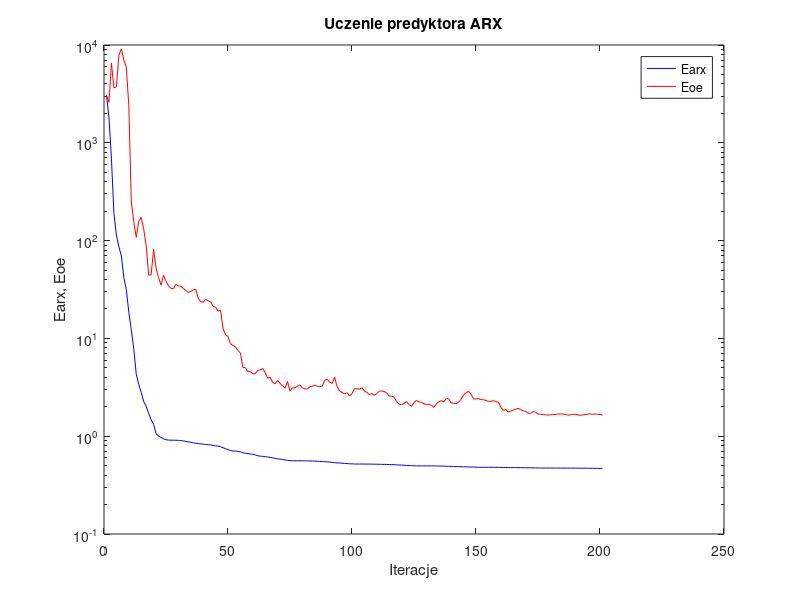
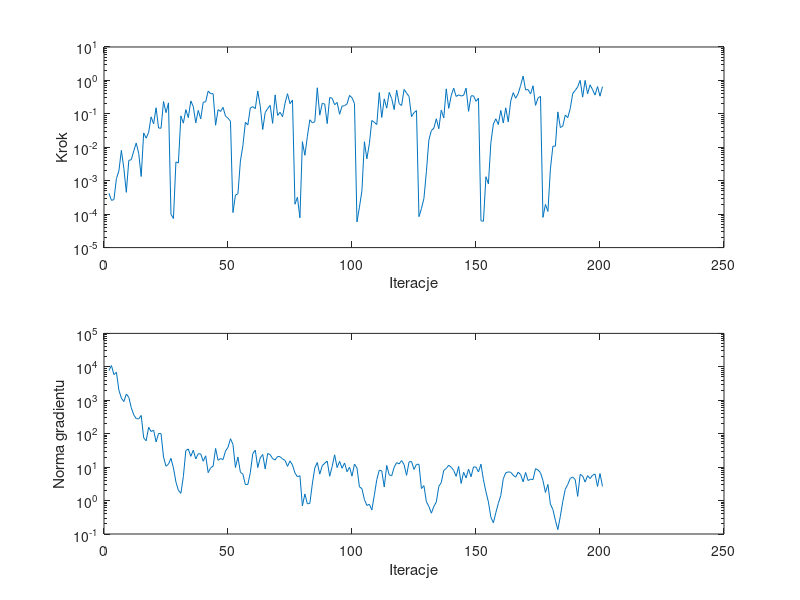

MATLAB code for these plots, in order:
%uczenie predyktora arx
clear all;
n=0; farx(n+1)=3.096239e+003; foe(n+1)=3.054574e+003; wspucz(n+1)=0.000000e+000; ng(n+1)=0.000000e+000;
%odnowa zmiennej metryki
n=1; farx(n+1)=1.806867e+003; foe(n+1)=2.594953e+003; krok(n+1)=4.209206e-004; ng(n+1)=7.786221e+003;
n=2; farx(n+1)=6.864974e+002; foe(n+1)=6.527217e+003; krok(n+1)=2.594055e-004; ng(n+1)=1.092383e+004;
n=3; farx(n+1)=1.902902e+002; foe(n+1)=3.651142e+003; krok(n+1)=2.720095e-004; ng(n+1)=5.850740e+003;
n=4; farx(n+1)=1.139110e+002; foe(n+1)=3.739480e+003; krok(n+1)=1.151653e-003; ng(n+1)=6.899948e+003;
n=5; farx(n+1)=8.652254e+001; foe(n+1)=7.856715e+003; krok(n+1)=1.964993e-003; ng(n+1)=2.004647e+003;
n=6; farx(n+1)=6.981752e+001; foe(n+1)=9.116834e+003; krok(n+1)=8.085176e-003; ng(n+1)=1.164038e+003;
n=7; farx(n+1)=4.185871e+001; foe(n+1)=7.031805e+003; krok(n+1)=2.363686e-003; ng(n+1)=9.118652e+002;
n=8; farx(n+1)=3.159882e+001; foe(n+1)=5.927846e+003; krok(n+1)=4.494798e-004; ng(n+1)=1.528170e+003;
n=9; farx(n+1)=1.852615e+001; foe(n+1)=2.401249e+003; krok(n+1)=4.055547e-003; ng(n+1)=1.231165e+003;
n=10; farx(n+1)=1.227124e+001; foe(n+1)=2.540394e+002; krok(n+1)=4.258262e-003; ng(n+1)=5.967962e+002;
n=11; farx(n+1)=7.843365e+000; foe(n+1)=1.557931e+002; krok(n+1)=7.815763e-003; ng(n+1)=3.644337e+002;
n=12; farx(n+1)=4.306437e+000; foe(n+1)=1.079277e+002; krok(n+1)=1.346946e-002; ng(n+1)=2.833191e+002;
n=13; farx(n+1)=3.395364e+000; foe(n+1)=1.581037e+002; krok(n+1)=6.525058e-003; ng(n+1)=2.771199e+002;
n=14; farx(n+1)=2.809505e+000; foe(n+1)=1.720416e+002; krok(n+1)=1.338974e-003; ng(n+1)=3.512966e+002;
n=15; farx(n+1)=2.256094e+000; foe(n+1)=1.316686e+002; krok(n+1)=2.691279e-002; ng(n+1)=7.537429e+001;
n=16; farx(n+1)=2.017917e+000; foe(n+1)=8.984696e+001; krok(n+1)=1.865725e-002; ng(n+1)=6.126003e+001;
n=17; farx(n+1)=1.713111e+000; foe(n+1)=4.429505e+001; krok(n+1)=2.811708e-002; ng(n+1)=1.559200e+002;
n=18; farx(n+1)=1.473954e+000; foe(n+1)=4.476672e+001; krok(n+1)=8.139610e-002; ng(n+1)=1.158782e+002;
n=19; farx(n+1)=1.323532e+000; foe(n+1)=8.102687e+001; krok(n+1)=5.026897e-002; ng(n+1)=1.275684e+002;
n=20; farx(n+1)=1.061878e+000; foe(n+1)=5.214059e+001; krok(n+1)=1.522124e-001; ng(n+1)=5.684193e+001;
n=21; farx(n+1)=1.004113e+000; foe(n+1)=4.172400e+001; krok(n+1)=3.771383e-002; ng(n+1)=1.013620e+002;
n=22; farx(n+1)=9.713927e-001; foe(n+1)=3.514258e+001; krok(n+1)=3.722882e-002; ng(n+1)=1.006842e+002;
n=23; farx(n+1)=9.389592e-001; foe(n+1)=4.402124e+001; krok(n+1)=2.343012e-001; ng(n+1)=2.006216e+001;
n=24; farx(n+1)=9.208012e-001; foe(n+1)=3.855731e+001; krok(n+1)=1.088038e-001; ng(n+1)=1.064884e+001;
n=25; farx(n+1)=9.119887e-001; foe(n+1)=3.454937e+001; krok(n+1)=2.134155e-001; ng(n+1)=1.226279e+001;
%odnowa zmiennej metryki
n=26; farx(n+1)=9.106378e-001; foe(n+1)=3.247257e+001; krok(n+1)=9.921626e-005; ng(n+1)=1.834852e+001;
n=27; farx(n+1)=9.104258e-001; foe(n+1)=3.236977e+001; krok(n+1)=7.418244e-005; ng(n+1)=9.453448e+000;
n=28; farx(n+1)=9.087720e-001; foe(n+1)=3.572473e+001; krok(n+1)=3.657312e-003; ng(n+1)=3.608908e+000;
n=29; farx(n+1)=9.082305e-001; foe(n+1)=3.444386e+001; krok(n+1)=3.388445e-003; ng(n+1)=2.024820e+000;
n=30; farx(n+1)=9.015509e-001; foe(n+1)=3.413981e+001; krok(n+1)=8.693674e-002; ng(n+1)=1.650041e+000;
n=31; farx(n+1)=8.952788e-001; foe(n+1)=3.227044e+001; krok(n+1)=5.266571e-002; ng(n+1)=5.258699e+000;
n=32; farx(n+1)=8.839436e-001; foe(n+1)=3.092152e+001; krok(n+1)=1.336126e-001; ng(n+1)=3.142846e+001;
n=33; farx(n+1)=8.763121e-001; foe(n+1)=2.949226e+001; krok(n+1)=7.700420e-002; ng(n+1)=3.483960e+001;
n=34; farx(n+1)=8.655717e-001; foe(n+1)=3.024968e+001; krok(n+1)=2.440422e-001; ng(n+1)=2.099898e+001;
n=35; farx(n+1)=8.546514e-001; foe(n+1)=3.134532e+001; krok(n+1)=1.653712e-001; ng(n+1)=3.207596e+001;
n=36; farx(n+1)=8.485863e-001; foe(n+1)=3.183991e+001; krok(n+1)=5.387784e-002; ng(n+1)=1.759487e+001;
n=37; farx(n+1)=8.407987e-001; foe(n+1)=2.573941e+001; krok(n+1)=1.269153e-001; ng(n+1)=2.510696e+001;
n=38; farx(n+1)=8.356564e-001; foe(n+1)=2.372022e+001; krok(n+1)=7.104066e-002; ng(n+1)=2.488577e+001;
n=39; farx(n+1)=8.293954e-001; foe(n+1)=2.345573e+001; krok(n+1)=2.226006e-001; ng(n+1)=1.500770e+001;
n=40; farx(n+1)=8.235414e-001; foe(n+1)=2.513959e+001; krok(n+1)=2.286351e-001; ng(n+1)=2.186162e+001;
n=41; farx(n+1)=8.192600e-001; foe(n+1)=2.427116e+001; krok(n+1)=4.803814e-001; ng(n+1)=6.834734e+000;
n=42; farx(n+1)=8.159661e-001; foe(n+1)=2.353838e+001; krok(n+1)=4.021517e-001; ng(n+1)=9.570222e+000;
n=43; farx(n+1)=8.051470e-001; foe(n+1)=2.130537e+001; krok(n+1)=4.004429e-001; ng(n+1)=1.067989e+001;
n=44; farx(n+1)=7.975959e-001; foe(n+1)=2.083960e+001; krok(n+1)=4.568872e-002; ng(n+1)=3.626967e+001;
n=45; farx(n+1)=7.914523e-001; foe(n+1)=1.897537e+001; krok(n+1)=1.338969e-001; ng(n+1)=1.596790e+001;
n=46; farx(n+1)=7.814050e-001; foe(n+1)=1.948496e+001; krok(n+1)=1.181740e-001; ng(n+1)=1.804370e+001;
n=47; farx(n+1)=7.623655e-001; foe(n+1)=1.262183e+001; krok(n+1)=1.564519e-001; ng(n+1)=1.684151e+001;
n=48; farx(n+1)=7.425728e-001; foe(n+1)=1.085643e+001; krok(n+1)=8.512166e-002; ng(n+1)=3.030334e+001;
n=49; farx(n+1)=7.322135e-001; foe(n+1)=1.047680e+001; krok(n+1)=7.414397e-002; ng(n+1)=3.926659e+001;
n=50; farx(n+1)=7.136706e-001; foe(n+1)=8.789487e+000; krok(n+1)=6.004768e-002; ng(n+1)=7.094001e+001;
%odnowa zmiennej metryki
n=51; farx(n+1)=7.059627e-001; foe(n+1)=8.483086e+000; krok(n+1)=1.116382e-004; ng(n+1)=4.778494e+001;
n=52; farx(n+1)=7.046551e-001; foe(n+1)=8.144554e+000; krok(n+1)=3.716215e-004; ng(n+1)=9.726254e+000;
n=53; farx(n+1)=6.982133e-001; foe(n+1)=7.531737e+000; krok(n+1)=4.072737e-004; ng(n+1)=2.003844e+001;
n=54; farx(n+1)=6.920988e-001; foe(n+1)=7.082843e+000; krok(n+1)=3.878835e-003; ng(n+1)=6.999658e+000;
n=55; farx(n+1)=6.770818e-001; foe(n+1)=5.058744e+000; krok(n+1)=1.109636e-002; ng(n+1)=6.191845e+000;
n=56; farx(n+1)=6.687420e-001; foe(n+1)=5.023317e+000; krok(n+1)=5.576355e-002; ng(n+1)=3.010737e+000;
n=57; farx(n+1)=6.651388e-001; foe(n+1)=4.563304e+000; krok(n+1)=4.663645e-002; ng(n+1)=3.021771e+000;
n=58; farx(n+1)=6.578627e-001; foe(n+1)=4.582606e+000; krok(n+1)=1.506669e-001; ng(n+1)=6.862516e+000;
n=59; farx(n+1)=6.526360e-001; foe(n+1)=4.340179e+000; krok(n+1)=1.644497e-001; ng(n+1)=2.550680e+001;
n=60; farx(n+1)=6.445095e-001; foe(n+1)=4.346985e+000; krok(n+1)=1.423907e-001; ng(n+1)=3.206411e+001;
n=61; farx(n+1)=6.319639e-001; foe(n+1)=4.714054e+000; krok(n+1)=4.842714e-001; ng(n+1)=9.729748e+000;
n=62; farx(n+1)=6.248307e-001; foe(n+1)=4.752224e+000; krok(n+1)=1.690558e-001; ng(n+1)=1.890809e+001;
n=63; farx(n+1)=6.220016e-001; foe(n+1)=4.926586e+000; krok(n+1)=3.394649e-002; ng(n+1)=2.399547e+001;
n=64; farx(n+1)=6.178786e-001; foe(n+1)=4.462120e+000; krok(n+1)=1.091056e-001; ng(n+1)=8.813256e+000;
n=65; farx(n+1)=6.132210e-001; foe(n+1)=3.908442e+000; krok(n+1)=1.446686e-001; ng(n+1)=2.562020e+001;
n=66; farx(n+1)=6.062586e-001; foe(n+1)=4.018930e+000; krok(n+1)=1.794664e-001; ng(n+1)=2.360956e+001;
n=67; farx(n+1)=6.022834e-001; foe(n+1)=3.540096e+000; krok(n+1)=5.188122e-002; ng(n+1)=1.792883e+001;
n=68; farx(n+1)=5.936525e-001; foe(n+1)=3.433035e+000; krok(n+1)=3.691454e-001; ng(n+1)=1.644680e+001;
n=69; farx(n+1)=5.860633e-001; foe(n+1)=3.717361e+000; krok(n+1)=8.973318e-002; ng(n+1)=2.082557e+001;
n=70; farx(n+1)=5.820080e-001; foe(n+1)=3.467905e+000; krok(n+1)=1.111619e-001; ng(n+1)=2.047684e+001;
n=71; farx(n+1)=5.790315e-001; foe(n+1)=3.290335e+000; krok(n+1)=8.191626e-002; ng(n+1)=1.757204e+001;
n=72; farx(n+1)=5.711276e-001; foe(n+1)=3.097136e+000; krok(n+1)=2.082003e-001; ng(n+1)=1.593968e+001;
n=73; farx(n+1)=5.671576e-001; foe(n+1)=3.622281e+000; krok(n+1)=4.004429e-001; ng(n+1)=1.054192e+001;
n=74; farx(n+1)=5.636691e-001; foe(n+1)=2.889403e+000; krok(n+1)=2.022243e-001; ng(n+1)=1.534516e+001;
n=75; farx(n+1)=5.610787e-001; foe(n+1)=3.131755e+000; krok(n+1)=2.584327e-001; ng(n+1)=1.160035e+001;
%odnowa zmiennej metryki
n=76; farx(n+1)=5.608578e-001; foe(n+1)=3.106258e+000; krok(n+1)=1.984325e-004; ng(n+1)=6.718421e+000;
n=77; farx(n+1)=5.605502e-001; foe(n+1)=3.259853e+000; krok(n+1)=3.205178e-004; ng(n+1)=5.127037e+000;
n=78; farx(n+1)=5.604621e-001; foe(n+1)=3.333470e+000; krok(n+1)=7.773395e-005; ng(n+1)=5.531098e+000;
n=79; farx(n+1)=5.602199e-001; foe(n+1)=3.123108e+000; krok(n+1)=1.468412e-002; ng(n+1)=6.907725e-001;
n=80; farx(n+1)=5.597926e-001; foe(n+1)=3.048603e+000; krok(n+1)=5.767896e-003; ng(n+1)=1.579889e+000;
n=81; farx(n+1)=5.594947e-001; foe(n+1)=3.037615e+000; krok(n+1)=2.107682e-002; ng(n+1)=8.010537e-001;
n=82; farx(n+1)=5.586760e-001; foe(n+1)=3.210335e+000; krok(n+1)=6.659180e-002; ng(n+1)=8.220190e-001;
n=83; farx(n+1)=5.579013e-001; foe(n+1)=3.239116e+000; krok(n+1)=5.387784e-002; ng(n+1)=3.136241e+000;
n=84; farx(n+1)=5.572551e-001; foe(n+1)=3.328274e+000; krok(n+1)=5.801457e-002; ng(n+1)=9.412842e+000;
n=85; farx(n+1)=5.532549e-001; foe(n+1)=3.245900e+000; krok(n+1)=6.031845e-001; ng(n+1)=1.373662e+001;
n=86; farx(n+1)=5.520581e-001; foe(n+1)=3.213920e+000; krok(n+1)=9.137743e-002; ng(n+1)=6.181495e+000;
n=87; farx(n+1)=5.505214e-001; foe(n+1)=3.244838e+000; krok(n+1)=2.063035e-001; ng(n+1)=1.105579e+001;
n=88; farx(n+1)=5.484301e-001; foe(n+1)=3.739174e+000; krok(n+1)=1.961845e-001; ng(n+1)=1.308976e+001;
n=89; farx(n+1)=5.468072e-001; foe(n+1)=3.828755e+000; krok(n+1)=5.112424e-002; ng(n+1)=1.518038e+001;
n=90; farx(n+1)=5.440964e-001; foe(n+1)=3.576609e+000; krok(n+1)=3.076393e-001; ng(n+1)=5.348840e+000;
n=91; farx(n+1)=5.401134e-001; foe(n+1)=3.465368e+000; krok(n+1)=2.930544e-001; ng(n+1)=1.046189e+001;
n=92; farx(n+1)=5.364413e-001; foe(n+1)=4.005196e+000; krok(n+1)=1.871892e-001; ng(n+1)=2.334817e+001;
n=93; farx(n+1)=5.335377e-001; foe(n+1)=3.218453e+000; krok(n+1)=2.193298e-001; ng(n+1)=9.686703e+000;
n=94; farx(n+1)=5.321177e-001; foe(n+1)=2.890194e+000; krok(n+1)=9.714883e-002; ng(n+1)=1.490688e+001;
n=95; farx(n+1)=5.296787e-001; foe(n+1)=2.810173e+000; krok(n+1)=1.713887e-001; ng(n+1)=9.258615e+000;
n=96; farx(n+1)=5.264036e-001; foe(n+1)=2.705382e+000; krok(n+1)=1.752988e-001; ng(n+1)=1.334069e+001;
n=97; farx(n+1)=5.244281e-001; foe(n+1)=2.786806e+000; krok(n+1)=1.981558e-001; ng(n+1)=7.284107e+000;
n=98; farx(n+1)=5.224109e-001; foe(n+1)=2.587907e+000; krok(n+1)=3.556863e-001; ng(n+1)=1.002127e+001;
n=99; farx(n+1)=5.211719e-001; foe(n+1)=2.721794e+000; krok(n+1)=3.035583e-001; ng(n+1)=5.389753e+000;
n=100; farx(n+1)=5.197350e-001; foe(n+1)=3.066767e+000; krok(n+1)=2.023747e-001; ng(n+1)=1.235994e+001;
%odnowa zmiennej metryki
n=101; farx(n+1)=5.195929e-001; foe(n+1)=3.043642e+000; krok(n+1)=5.864031e-005; ng(n+1)=9.426525e+000;
n=102; farx(n+1)=5.195550e-001; foe(n+1)=3.030715e+000; krok(n+1)=1.624345e-004; ng(n+1)=2.580840e+000;
n=103; farx(n+1)=5.194576e-001; foe(n+1)=3.135440e+000; krok(n+1)=5.014459e-004; ng(n+1)=2.270874e+000;
n=104; farx(n+1)=5.190018e-001; foe(n+1)=2.895695e+000; krok(n+1)=1.464382e-002; ng(n+1)=1.072972e+000;
n=105; farx(n+1)=5.189369e-001; foe(n+1)=2.803880e+000; krok(n+1)=4.522618e-003; ng(n+1)=7.170387e-001;
n=106; farx(n+1)=5.187111e-001; foe(n+1)=2.666810e+000; krok(n+1)=1.278285e-002; ng(n+1)=7.750412e-001;
n=107; farx(n+1)=5.182608e-001; foe(n+1)=2.732616e+000; krok(n+1)=6.345427e-002; ng(n+1)=5.210950e-001;
n=108; farx(n+1)=5.175695e-001; foe(n+1)=2.621543e+000; krok(n+1)=5.576964e-002; ng(n+1)=1.451806e+000;
n=109; farx(n+1)=5.169955e-001; foe(n+1)=2.726340e+000; krok(n+1)=4.797973e-002; ng(n+1)=4.264748e+000;
n=110; farx(n+1)=5.161826e-001; foe(n+1)=2.883402e+000; krok(n+1)=4.337210e-001; ng(n+1)=8.115287e+000;
n=111; farx(n+1)=5.157002e-001; foe(n+1)=2.899710e+000; krok(n+1)=7.808311e-002; ng(n+1)=7.720293e+000;
n=112; farx(n+1)=5.149550e-001; foe(n+1)=2.869623e+000; krok(n+1)=2.800362e-001; ng(n+1)=2.550219e+000;
n=113; farx(n+1)=5.141729e-001; foe(n+1)=2.763669e+000; krok(n+1)=1.479692e-001; ng(n+1)=1.124816e+001;
n=114; farx(n+1)=5.131751e-001; foe(n+1)=2.569595e+000; krok(n+1)=4.386596e-001; ng(n+1)=5.883434e+000;
n=115; farx(n+1)=5.123760e-001; foe(n+1)=2.569945e+000; krok(n+1)=2.876382e-001; ng(n+1)=5.503451e+000;
n=116; farx(n+1)=5.115144e-001; foe(n+1)=2.492528e+000; krok(n+1)=1.341318e-001; ng(n+1)=9.954907e+000;
n=117; farx(n+1)=5.093281e-001; foe(n+1)=2.258408e+000; krok(n+1)=5.108389e-001; ng(n+1)=1.365668e+001;
n=118; farx(n+1)=5.082315e-001; foe(n+1)=2.124578e+000; krok(n+1)=2.022243e-001; ng(n+1)=1.248270e+001;
n=119; farx(n+1)=5.067263e-001; foe(n+1)=2.097137e+000; krok(n+1)=1.775417e-001; ng(n+1)=1.569496e+001;
n=120; farx(n+1)=5.043109e-001; foe(n+1)=2.162227e+000; krok(n+1)=5.377399e-001; ng(n+1)=1.188242e+001;
n=121; farx(n+1)=5.022724e-001; foe(n+1)=2.258646e+000; krok(n+1)=4.177026e-001; ng(n+1)=5.683039e+000;
n=122; farx(n+1)=5.012249e-001; foe(n+1)=2.111248e+000; krok(n+1)=3.307424e-001; ng(n+1)=1.425179e+001;
n=123; farx(n+1)=4.997321e-001; foe(n+1)=2.018456e+000; krok(n+1)=8.219922e-002; ng(n+1)=1.476029e+001;
n=124; farx(n+1)=4.983029e-001; foe(n+1)=2.209416e+000; krok(n+1)=1.088405e-001; ng(n+1)=8.519690e+000;
n=125; farx(n+1)=4.977315e-001; foe(n+1)=2.327375e+000; krok(n+1)=1.248868e-001; ng(n+1)=1.212052e+001;
%odnowa zmiennej metryki
n=126; farx(n+1)=4.973888e-001; foe(n+1)=2.242328e+000; krok(n+1)=8.408970e-005; ng(n+1)=1.215206e+001;
n=127; farx(n+1)=4.973651e-001; foe(n+1)=2.227378e+000; krok(n+1)=1.463713e-004; ng(n+1)=2.294961e+000;
n=128; farx(n+1)=4.972705e-001; foe(n+1)=2.138361e+000; krok(n+1)=2.952315e-004; ng(n+1)=2.802179e+000;
n=129; farx(n+1)=4.972137e-001; foe(n+1)=2.114483e+000; krok(n+1)=1.889294e-003; ng(n+1)=9.181799e-001;
n=130; farx(n+1)=4.969908e-001; foe(n+1)=2.113450e+000; krok(n+1)=1.670157e-002; ng(n+1)=6.663374e-001;
n=131; farx(n+1)=4.967886e-001; foe(n+1)=2.074563e+000; krok(n+1)=3.172883e-002; ng(n+1)=4.192556e-001;
n=132; farx(n+1)=4.965726e-001; foe(n+1)=1.967193e+000; krok(n+1)=3.722882e-002; ng(n+1)=6.662102e-001;
n=133; farx(n+1)=4.958973e-001; foe(n+1)=2.139496e+000; krok(n+1)=7.142563e-002; ng(n+1)=9.098380e-001;
n=134; farx(n+1)=4.956306e-001; foe(n+1)=2.259287e+000; krok(n+1)=3.586741e-002; ng(n+1)=2.651369e+000;
n=135; farx(n+1)=4.950757e-001; foe(n+1)=2.305070e+000; krok(n+1)=1.300618e-001; ng(n+1)=3.464048e+000;
n=136; farx(n+1)=4.947062e-001; foe(n+1)=2.243293e+000; krok(n+1)=7.527621e-002; ng(n+1)=8.007708e+000;
n=137; farx(n+1)=4.927331e-001; foe(n+1)=2.420752e+000; krok(n+1)=5.600723e-001; ng(n+1)=9.089943e+000;
n=138; farx(n+1)=4.919081e-001; foe(n+1)=2.416947e+000; krok(n+1)=1.454886e-001; ng(n+1)=1.141564e+001;
n=139; farx(n+1)=4.908888e-001; foe(n+1)=2.183069e+000; krok(n+1)=3.505976e-001; ng(n+1)=9.874775e+000;
n=140; farx(n+1)=4.896776e-001; foe(n+1)=2.170471e+000; krok(n+1)=5.885355e-001; ng(n+1)=7.937237e+000;
n=141; farx(n+1)=4.888923e-001; foe(n+1)=2.149445e+000; krok(n+1)=3.311156e-001; ng(n+1)=5.308709e+000;
n=142; farx(n+1)=4.881682e-001; foe(n+1)=2.227981e+000; krok(n+1)=3.713045e-001; ng(n+1)=1.048237e+001;
n=143; farx(n+1)=4.876303e-001; foe(n+1)=2.395694e+000; krok(n+1)=3.427774e-001; ng(n+1)=3.249830e+000;
n=144; farx(n+1)=4.868209e-001; foe(n+1)=2.629259e+000; krok(n+1)=3.556863e-001; ng(n+1)=7.008300e+000;
n=145; farx(n+1)=4.854628e-001; foe(n+1)=2.786196e+000; krok(n+1)=5.885355e-001; ng(n+1)=4.767924e+000;
n=146; farx(n+1)=4.849773e-001; foe(n+1)=2.883807e+000; krok(n+1)=1.189066e-001; ng(n+1)=8.713099e+000;
n=147; farx(n+1)=4.842114e-001; foe(n+1)=2.686739e+000; krok(n+1)=3.450079e-001; ng(n+1)=5.159941e+000;
n=148; farx(n+1)=4.829598e-001; foe(n+1)=2.408928e+000; krok(n+1)=3.465039e-001; ng(n+1)=1.010786e+001;
n=149; farx(n+1)=4.822255e-001; foe(n+1)=2.400626e+000; krok(n+1)=2.367301e-001; ng(n+1)=1.007832e+001;
n=150; farx(n+1)=4.814211e-001; foe(n+1)=2.431159e+000; krok(n+1)=2.957090e-001; ng(n+1)=7.176151e+000;
%odnowa zmiennej metryki
n=151; farx(n+1)=4.811839e-001; foe(n+1)=2.368456e+000; krok(n+1)=6.336792e-005; ng(n+1)=1.224908e+001;
n=152; farx(n+1)=4.811525e-001; foe(n+1)=2.359552e+000; krok(n+1)=6.140895e-005; ng(n+1)=4.178978e+000;
n=153; farx(n+1)=4.810128e-001; foe(n+1)=2.318363e+000; krok(n+1)=1.320637e-003; ng(n+1)=1.844202e+000;
n=154; farx(n+1)=4.809885e-001; foe(n+1)=2.280629e+000; krok(n+1)=8.062699e-004; ng(n+1)=9.149079e-001;
n=155; farx(n+1)=4.809403e-001; foe(n+1)=2.263555e+000; krok(n+1)=1.376948e-002; ng(n+1)=3.160585e-001;
n=156; farx(n+1)=4.808751e-001; foe(n+1)=2.311646e+000; krok(n+1)=4.953895e-002; ng(n+1)=2.172497e-001;
n=157; farx(n+1)=4.805381e-001; foe(n+1)=2.238885e+000; krok(n+1)=7.113068e-002; ng(n+1)=4.350410e-001;
n=158; farx(n+1)=4.802406e-001; foe(n+1)=2.240986e+000; krok(n+1)=4.799811e-002; ng(n+1)=8.240781e-001;
n=159; farx(n+1)=4.795128e-001; foe(n+1)=1.979456e+000; krok(n+1)=1.269153e-001; ng(n+1)=1.423885e+000;
n=160; farx(n+1)=4.790080e-001; foe(n+1)=1.837702e+000; krok(n+1)=5.335388e-002; ng(n+1)=4.533238e+000;
n=161; farx(n+1)=4.785942e-001; foe(n+1)=1.876959e+000; krok(n+1)=1.513424e-001; ng(n+1)=6.733856e+000;
n=162; farx(n+1)=4.782645e-001; foe(n+1)=1.764327e+000; krok(n+1)=5.753341e-002; ng(n+1)=7.213805e+000;
n=163; farx(n+1)=4.779937e-001; foe(n+1)=1.802619e+000; krok(n+1)=2.401567e-001; ng(n+1)=7.010678e+000;
n=164; farx(n+1)=4.773850e-001; foe(n+1)=1.853055e+000; krok(n+1)=4.300038e-001; ng(n+1)=5.750810e+000;
n=165; farx(n+1)=4.771735e-001; foe(n+1)=1.891584e+000; krok(n+1)=2.930544e-001; ng(n+1)=4.994282e+000;
n=166; farx(n+1)=4.768828e-001; foe(n+1)=1.928139e+000; krok(n+1)=4.021517e-001; ng(n+1)=7.077653e+000;
n=167; farx(n+1)=4.766110e-001; foe(n+1)=1.874784e+000; krok(n+1)=7.101669e-001; ng(n+1)=5.935697e+000;
n=168; farx(n+1)=4.762357e-001; foe(n+1)=1.815830e+000; krok(n+1)=1.348916e+000; ng(n+1)=3.633520e+000;
n=169; farx(n+1)=4.759631e-001; foe(n+1)=1.794539e+000; krok(n+1)=5.174513e-001; ng(n+1)=6.940351e+000;
n=170; farx(n+1)=4.756831e-001; foe(n+1)=1.719005e+000; krok(n+1)=5.341966e-001; ng(n+1)=3.978892e+000;
n=171; farx(n+1)=4.752864e-001; foe(n+1)=1.709944e+000; krok(n+1)=3.923690e-001; ng(n+1)=4.357528e+000;
n=172; farx(n+1)=4.743247e-001; foe(n+1)=1.787702e+000; krok(n+1)=6.930078e-001; ng(n+1)=4.242452e+000;
n=173; farx(n+1)=4.737898e-001; foe(n+1)=1.758163e+000; krok(n+1)=1.794664e-001; ng(n+1)=8.999627e+000;
n=174; farx(n+1)=4.731553e-001; foe(n+1)=1.688664e+000; krok(n+1)=2.965759e-001; ng(n+1)=8.201681e+000;
n=175; farx(n+1)=4.726004e-001; foe(n+1)=1.675488e+000; krok(n+1)=3.349286e-001; ng(n+1)=6.829776e+000;
%odnowa zmiennej metryki
n=176; farx(n+1)=4.725576e-001; foe(n+1)=1.659897e+000; krok(n+1)=8.012946e-005; ng(n+1)=3.977050e+000;
n=177; farx(n+1)=4.725400e-001; foe(n+1)=1.658952e+000; krok(n+1)=1.954789e-004; ng(n+1)=1.747842e+000;
n=178; farx(n+1)=4.725080e-001; foe(n+1)=1.645197e+000; krok(n+1)=1.209505e-004; ng(n+1)=3.031313e+000;
n=179; farx(n+1)=4.724675e-001; foe(n+1)=1.656894e+000; krok(n+1)=2.261309e-003; ng(n+1)=7.807962e-001;
n=180; farx(n+1)=4.723771e-001; foe(n+1)=1.663025e+000; krok(n+1)=1.077104e-002; ng(n+1)=5.427591e-001;
n=181; farx(n+1)=4.723534e-001; foe(n+1)=1.667641e+000; krok(n+1)=1.082825e-002; ng(n+1)=2.586445e-001;
n=182; farx(n+1)=4.722930e-001; foe(n+1)=1.690394e+000; krok(n+1)=1.146023e-001; ng(n+1)=1.352921e-001;
n=183; farx(n+1)=4.721594e-001; foe(n+1)=1.686200e+000; krok(n+1)=3.904156e-002; ng(n+1)=3.358511e-001;
n=184; farx(n+1)=4.720060e-001; foe(n+1)=1.688524e+000; krok(n+1)=4.331299e-002; ng(n+1)=9.452054e-001;
n=185; farx(n+1)=4.719264e-001; foe(n+1)=1.667008e+000; krok(n+1)=9.233170e-002; ng(n+1)=2.180260e+000;
n=186; farx(n+1)=4.717501e-001; foe(n+1)=1.643187e+000; krok(n+1)=7.700420e-002; ng(n+1)=3.040409e+000;
n=187; farx(n+1)=4.716354e-001; foe(n+1)=1.648990e+000; krok(n+1)=1.447238e-001; ng(n+1)=4.601301e+000;
n=188; farx(n+1)=4.714952e-001; foe(n+1)=1.670381e+000; krok(n+1)=4.063898e-001; ng(n+1)=5.054345e+000;
n=189; farx(n+1)=4.713456e-001; foe(n+1)=1.676119e+000; krok(n+1)=5.005768e-001; ng(n+1)=4.247711e+000;
n=190; farx(n+1)=4.712286e-001; foe(n+1)=1.654111e+000; krok(n+1)=6.435764e-001; ng(n+1)=1.335603e+000;
n=191; farx(n+1)=4.709346e-001; foe(n+1)=1.635876e+000; krok(n+1)=1.006124e+000; ng(n+1)=6.056657e+000;
n=192; farx(n+1)=4.708277e-001; foe(n+1)=1.651097e+000; krok(n+1)=3.169310e-001; ng(n+1)=5.474540e+000;
n=193; farx(n+1)=4.705589e-001; foe(n+1)=1.665861e+000; krok(n+1)=1.003200e+000; ng(n+1)=3.559262e+000;
n=194; farx(n+1)=4.703286e-001; foe(n+1)=1.676018e+000; krok(n+1)=4.004429e-001; ng(n+1)=5.572382e+000;
n=195; farx(n+1)=4.699402e-001; foe(n+1)=1.697576e+000; krok(n+1)=7.382907e-001; ng(n+1)=4.537891e+000;
n=196; farx(n+1)=4.696017e-001; foe(n+1)=1.673278e+000; krok(n+1)=5.312625e-001; ng(n+1)=5.743181e+000;
n=197; farx(n+1)=4.693616e-001; foe(n+1)=1.686853e+000; krok(n+1)=3.655615e-001; ng(n+1)=6.215625e+000;
n=198; farx(n+1)=4.690468e-001; foe(n+1)=1.671116e+000; krok(n+1)=6.553300e-001; ng(n+1)=2.639848e+000;
n=199; farx(n+1)=4.689004e-001; foe(n+1)=1.668595e+000; krok(n+1)=3.372291e-001; ng(n+1)=6.448371e+000;
n=200; farx(n+1)=4.685172e-001; foe(n+1)=1.642171e+000; krok(n+1)=6.522451e-001; ng(n+1)=2.672302e+000;

figure; semilogy(farx,'b'); hold on; semilogy(foe,'r'); xlabel('Iteracje'); ylabel('Earx, Eoe'); legend('Earx','Eoe'); title('Uczenie predyktora ARX');
figure; subplot(2,1,1); semilogy(krok); xlabel('Iteracje'); ylabel('Krok');
subplot(2,1,2); semilogy(ng); xlabel('Iteracje'); ylabel('Norma gradientu');
Earx=farx(n+1)
Eoe=foe(n+1)
